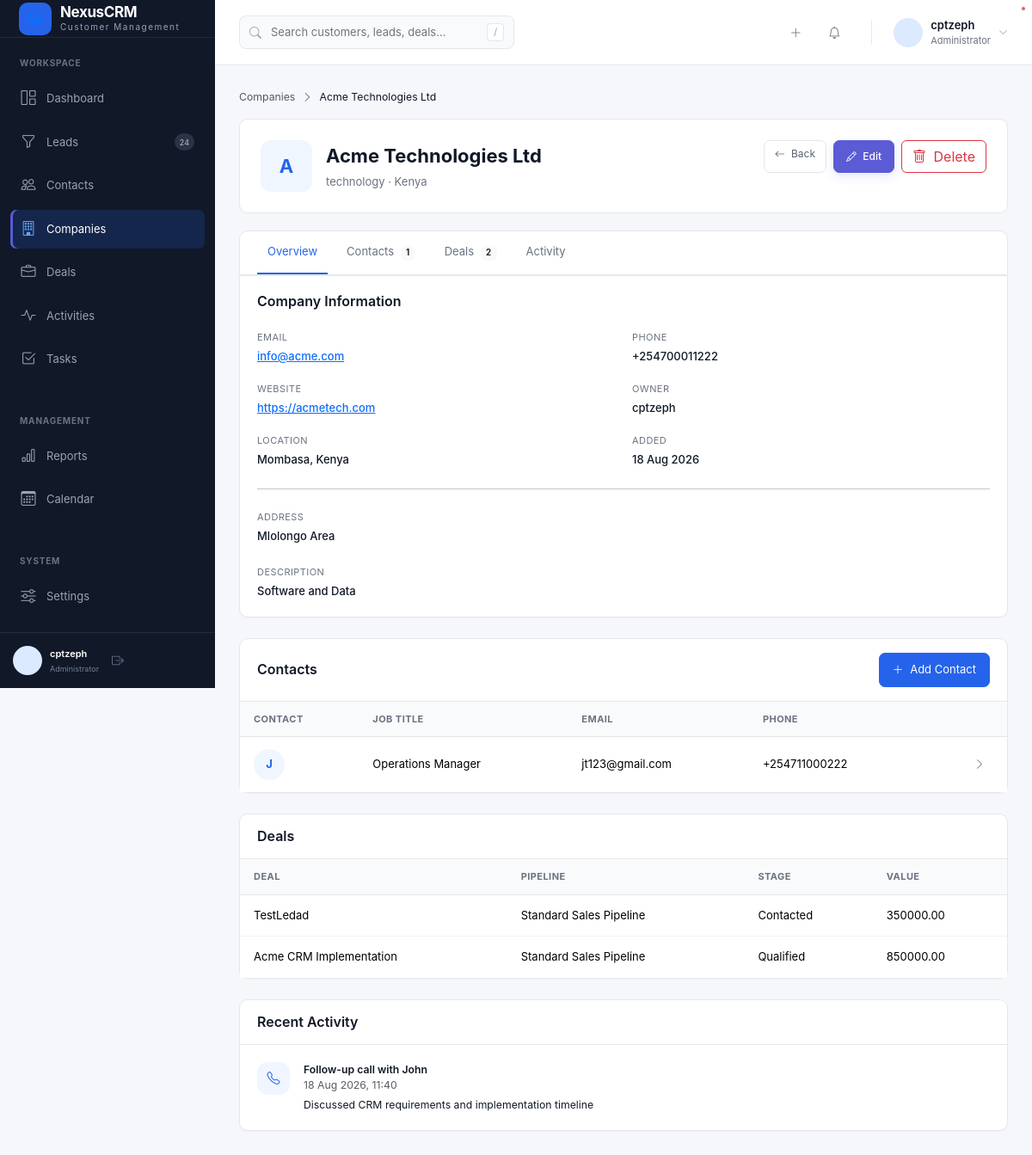
/companies/1/ (signed in), run on an earlier commit of the app's database.
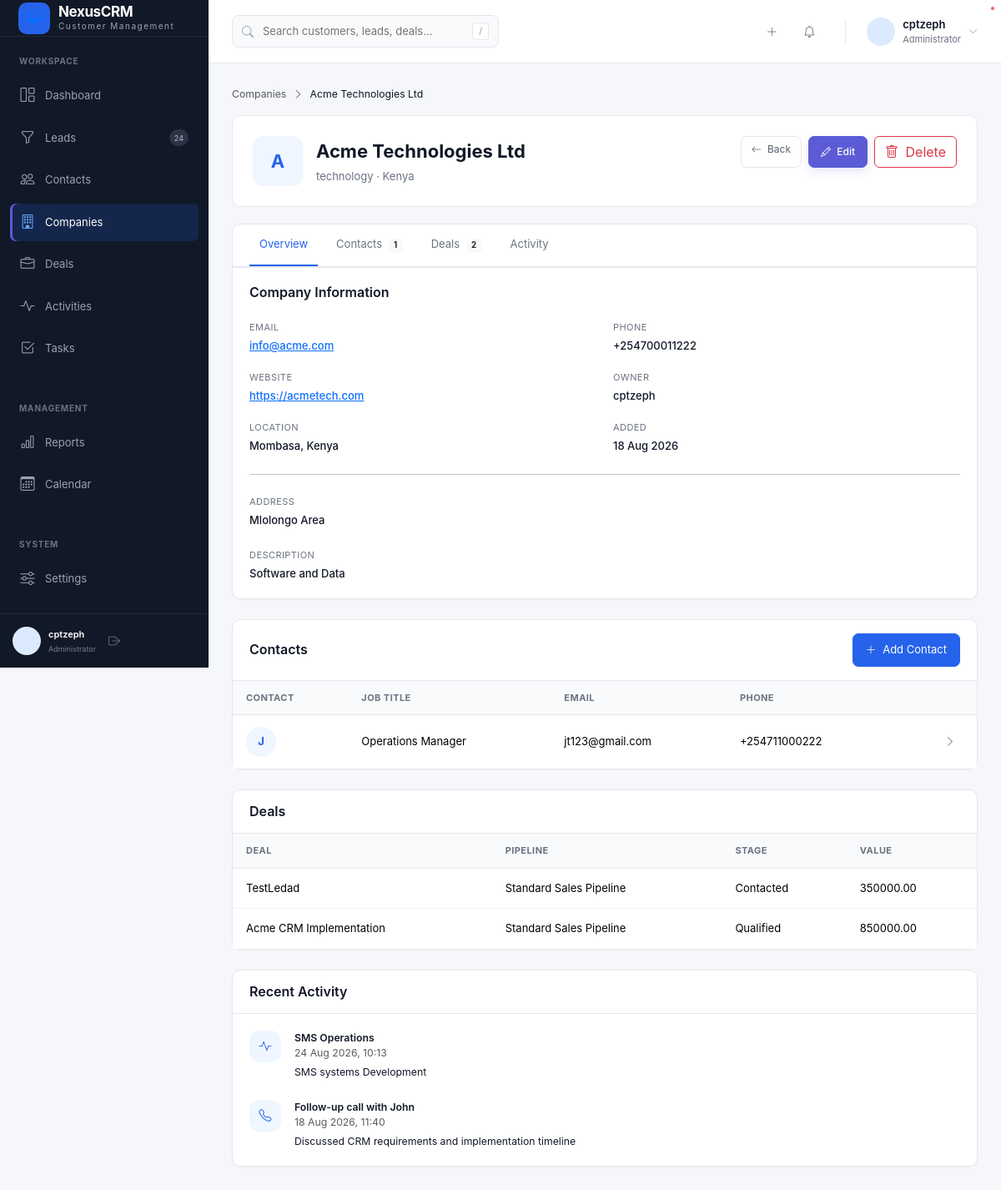
And on a later commit of the database.
### crmApp/models.py (models this page shows, shortened)
class Contact(models.Model):
    STATUS_CHOICES = [
        ("lead", "Lead"),
        ("prospect", "Prospect"),
        ("customer", "Customer"),
        ("inactive", "Inactive"),
    ]
    first_name = models.CharField(max_length=100)
    last_name = models.CharField(max_length=100)
    company = models.ForeignKey(
        Company,
        on_delete=models.SET_NULL,
        null=True,
        blank=True,
        related_name="contacts"
    )
    owner = models.ForeignKey(
        User,
        on_delete=models.SET_NULL,
        null=True,
        blank=True,
        related_name="owned_contacts"
    )
    job_title = models.CharField(max_length=150, blank=True)
    email = models.EmailField(blank=True)
    phone = models.CharField(max_length=50, blank=True)
    mobile = models.CharField(max_length=50, blank=True)
    status = models.CharField(
        max_length=20,
        choices=STATUS_CHOICES,
        default="lead"
    )
    address = models.TextField(blank=True)
    city = models.CharField(max_length=100, blank=True)
    country = models.CharField(max_length=100, blank=True)
    notes = models.TextField(blank=True)
    created_at = models.DateTimeField(auto_now_add=True)
    updated_at = models.DateTimeField(auto_now=True)
    class Meta:
        ordering = ["first_name", "last_name"]

class Deal(models.Model):
    name = models.CharField(
        max_length=200
    )
    company = models.ForeignKey(
        Company,
        on_delete=models.SET_NULL,
        null=True,
        blank=True,
        related_name="deals"
    )
    contact = models.ForeignKey(
        Contact,
        on_delete=models.SET_NULL,
        null=True,
        blank=True,
        related_name="deals"
    )
    pipeline = models.ForeignKey(
        Pipeline,
        on_delete=models.PROTECT,
        related_name="deals"
    )
    stage = models.ForeignKey(
        PipelineStage,
        on_delete=models.PROTECT,
        related_name="deals"
    )
    amount = models.DecimalField(
        max_digits=15,
        decimal_places=2,
        default=Decimal("0.00"),
        validators=[
            MinValueValidator(Decimal("0.00"))
        ]
    )
    expected_close_date = models.DateField(
        null=True,
        blank=True
    )
    owner = models.ForeignKey(
        User,
        on_delete=models.SET_NULL,
        null=True,
        blank=True,
        related_name="owned_deals"
    )
    description = models.TextField(
        blank=True
    )
    tags = models.ManyToManyField(
        "Tag",
        blank=True,
        related_name="deals"
    )
    created_at = models.DateTimeField(
        auto_now_add=True
    )
    updated_at = models.DateTimeField(
        auto_now=True
    )
    class Meta:
        ordering = ["-created_at"]
        indexes = [
            models.Index(fields=["pipeline"]),
            models.Index(fields=["stage"]),
            models.Index(fields=["owner"]),
            models.Index(fields=["expected_close_date"]),
        ]

class Pipeline(models.Model):
    name = models.CharField(
        max_length=100,
        unique=True
    )
    description = models.TextField(
        blank=True
    )
    is_active = models.BooleanField(
        default=True
    )
    created_at = models.DateTimeField(
        auto_now_add=True
    )
    updated_at = models.DateTimeField(
        auto_now=True
    )
    class Meta:
        ordering = ["name"]

class PipelineStage(models.Model):
    pipeline = models.ForeignKey(
        Pipeline,
        on_delete=models.CASCADE,
        related_name="stages"
    )
    name = models.CharField(
        max_length=100
    )
    probability = models.PositiveIntegerField(
        default=0
    )
    order = models.PositiveIntegerField(
        default=0
    )
    is_closed = models.BooleanField(
        default=False
    )
    is_won = models.BooleanField(
        default=False
    )
    created_at = models.DateTimeField(
        auto_now_add=True
    )
    class Meta:
        ordering = ["order"]
        constraints = [
            models.UniqueConstraint(
                fields=["pipeline", "name"],
                name="unique_stage_name_per_pipeline"
            ),
            models.UniqueConstraint(
                fields=["pipeline", "order"],
                name="unique_stage_order_per_pipeline"
            ),
        ]

class Activity(models.Model):
    TYPE_CALL = "call"
    TYPE_EMAIL = "email"
    TYPE_MEETING = "meeting"
    TYPE_SMS = "sms"
    TYPE_OTHER = "other"
    TYPE_CHOICES = [
        (TYPE_CALL, "Call"),
        (TYPE_EMAIL, "Email"),
        (TYPE_MEETING, "Meeting"),
        (TYPE_SMS, "SMS"),
        (TYPE_OTHER, "Other"),
    ]
    subject = models.CharField(
        max_length=200
    )
    activity_type = models.CharField(
        max_length=30,
        choices=TYPE_CHOICES
    )
    description = models.TextField(
        blank=True
    )
    company = models.ForeignKey(
        Company,
        on_delete=models.CASCADE,
        null=True,
        blank=True,
        related_name="activities"
    )
    contact = models.ForeignKey(
        Contact,
        on_delete=models.CASCADE,
        null=True,
        blank=True,
        related_name="activities"
    )
    lead = models.ForeignKey(
        Lead,
        on_delete=models.CASCADE,
        null=True,
        blank=True,
        related_name="activities"
    )
    deal = models.ForeignKey(
        Deal,
        on_delete=models.CASCADE,
        null=True,
        blank=True,
        related_name="activities"
    )
    assigned_to = models.ForeignKey(
        User,
        on_delete=models.SET_NULL,
        null=True,
        blank=True,
        related_name="activities"
    )
    activity_date = models.DateTimeField()
    created_by = models.ForeignKey(
        User,
        on_delete=models.SET_NULL,
        null=True,
        related_name="created_activities"
    )
    created_at = models.DateTimeField(
        auto_now_add=True
    )
    class Meta:
        ordering = ["-activity_date"]
        indexes = [
            models.Index(fields=["activity_date"]),
            models.Index(fields=["activity_type"]),
            models.Index(fields=["assigned_to"]),
        ]

### crmApp/views.py (the view)
# urls.py: path("companies/<int:pk>/", views.company_detail, name="company_detail"),
@login_required
def company_detail(request, pk):
    company = get_object_or_404(
        Company.objects
        .select_related("owner")
        .prefetch_related("contacts", "deals", "activities", "tasks", "notes"),
        pk=pk
    )
    context = {
        "company": company,
        "contacts": company.contacts.all(),
        "deals": company.deals.all(),
        "activities": company.activities.all()[:10],
        "tasks": company.tasks.all()[:10],
        "notes": company.notes.all()[:10],
    }
    return render(
        request,
        "crmApp/companies/company_detail.html",
        context
    )

### crmApp/context_processors.py (called while the page is built, shortened)
def crm_permissions(request):
    user = request.user
    role = get_user_role(user)
    return {
        "crm_role": role,
        "can_create_records": can_create(user),
        "can_edit_all_records": role in {
            ROLE_ADMIN,
            ROLE_MANAGER,
            ROLE_SUPPORT,
        },
        "can_delete_records": role in {
            ROLE_ADMIN,
            ROLE_MANAGER,
        },
    }

### crmApp/permissions.py (called while the page is built)
def get_user_role(user):
    if not user or not user.is_authenticated:
        return None
    if user.is_superuser:
        return ROLE_ADMIN
    profile = getattr(user, "profile", None)
    if not profile:
        return ROLE_VIEWER
    return profile.role

def can_create(user):
    role = get_user_role(user)
    return role in {
        ROLE_ADMIN,
        ROLE_MANAGER,
        ROLE_SALES,
    }

### templates/crmApp/companies/company_detail.html (shortened to what the changed rows need)
{% extends "crmApp/base.html" %}
{% block content %}
<div
    id="contacts"
    class="crm-card mb-4"
>
    {% if contacts %}
        <div class="table-responsive">
            <table class="table crm-table">
                <thead>
                    <tr>
                        <th>
                            Contact
                        </th>
                        <th>
                            Job Title
                        </th>
                        <th>
                            Email
                        </th>
                        <th>
                            Phone
                        </th>
                        <th></th>
                    </tr>
                </thead>
                <tbody>
                    {% for contact in contacts %}
                        <tr>
                            <td>
                                <div class="d-flex align-items-center gap-3">
                                    <div class="contact-avatar person-avatar">
                                        {{ contact.first_name|first|upper }}
                                    </div>
                                </div>
                            </td>
                            <td>
                                {{ contact.job_title|default:"—" }}
                            </td>
                            <td>
                                {{ contact.email|default:"—" }}
                            </td>
                            <td>
                                {{ contact.phone|default:"—" }}
                            </td>
                            <td class="text-end">
                                <a
                                    href="{% url 'contact_detail' contact.pk %}"
                                    class="table-action-btn d-inline-flex"
                                >
                                    <i class="bi bi-chevron-right"></i>
                                </a>
                            </td>
                        </tr>
                    {% endfor %}
                </tbody>
            </table>
        </div>
    {% endif %}
</div>
<div
    id="deals"
    class="crm-card mb-4"
>
    {% if deals %}
        <div class="table-responsive">
            <table class="table crm-table">
                <thead>
                    <tr>
                        <th>Deal</th>
                        <th>Pipeline</th>
                        <th>Stage</th>
                        <th>Value</th>
                    </tr>
                </thead>
                <tbody>
                    {% for deal in deals %}
                        <tr>
                            <td>
                                {{ deal.name }}
                            </td>
                            <td>
                                {{ deal.pipeline.name }}
                            </td>
                            <td>
                                {{ deal.stage.name }}
                            </td>
                            <td>
                                {{ deal.amount|floatformat:2 }}
                            </td>
                        </tr>
                    {% endfor %}
                </tbody>
            </table>
        </div>
    {% endif %}
</div>
<div
    id="activity"
    class="crm-card"
>
    {% if activities %}
        <div class="crm-card-body">
            {% for activity in activities %}
                <div
                    class="d-flex gap-3 {% if not forloop.last %}mb-4{% endif %}"
                >
                    <div class="detail-avatar"
                         style="width:38px;height:38px;font-size:15px;">
                        {% if activity.activity_type == "call" %}
                            <i class="bi bi-telephone"></i>
                        {% elif activity.activity_type == "email" %}
                            <i class="bi bi-envelope"></i>
                        {% elif activity.activity_type == "meeting" %}
                            <i class="bi bi-calendar-event"></i>
                        {% else %}
                            <i class="bi bi-activity"></i>
                        {% endif %}
                    </div>
                    <div>
                        <div class="fw-semibold small">
                            {{ activity.subject }}
                        </div>
                        <div class="text-muted small">
                            {{ activity.activity_date|date:"d M Y, H:i" }}
                        </div>
                        {% if activity.description %}
                            <div class="small mt-1">
                                {{ activity.description }}
                            </div>
                        {% endif %}
                    </div>
                </div>
            {% endfor %}
        </div>
    {% endif %}
</div>
{% endblock %}

What changed in the data, as far as the page shows it:
added Activity: activity_type "sms" (drawn), subject "SMS Operations", activity_date "24 Aug 2026, 10:13", description "SMS systems Development"
